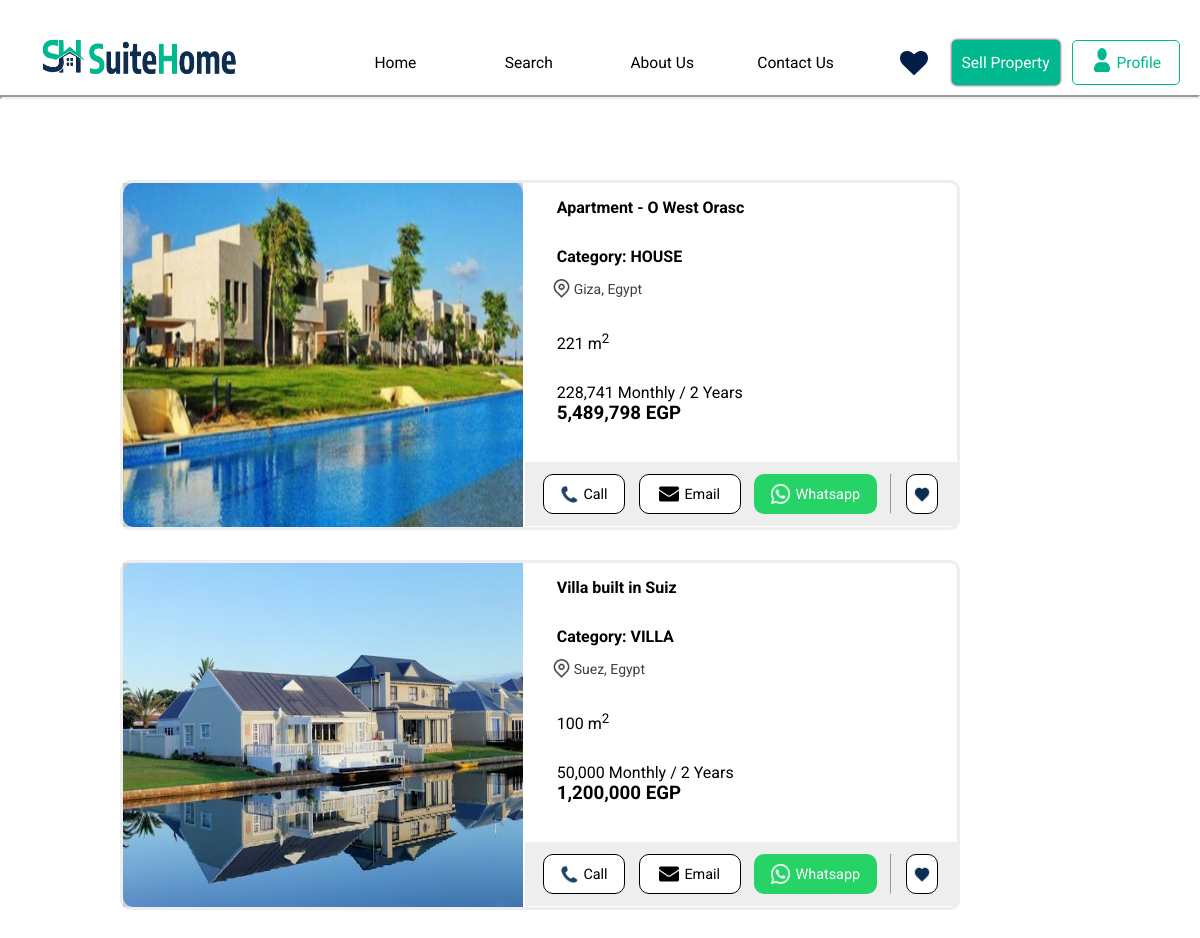
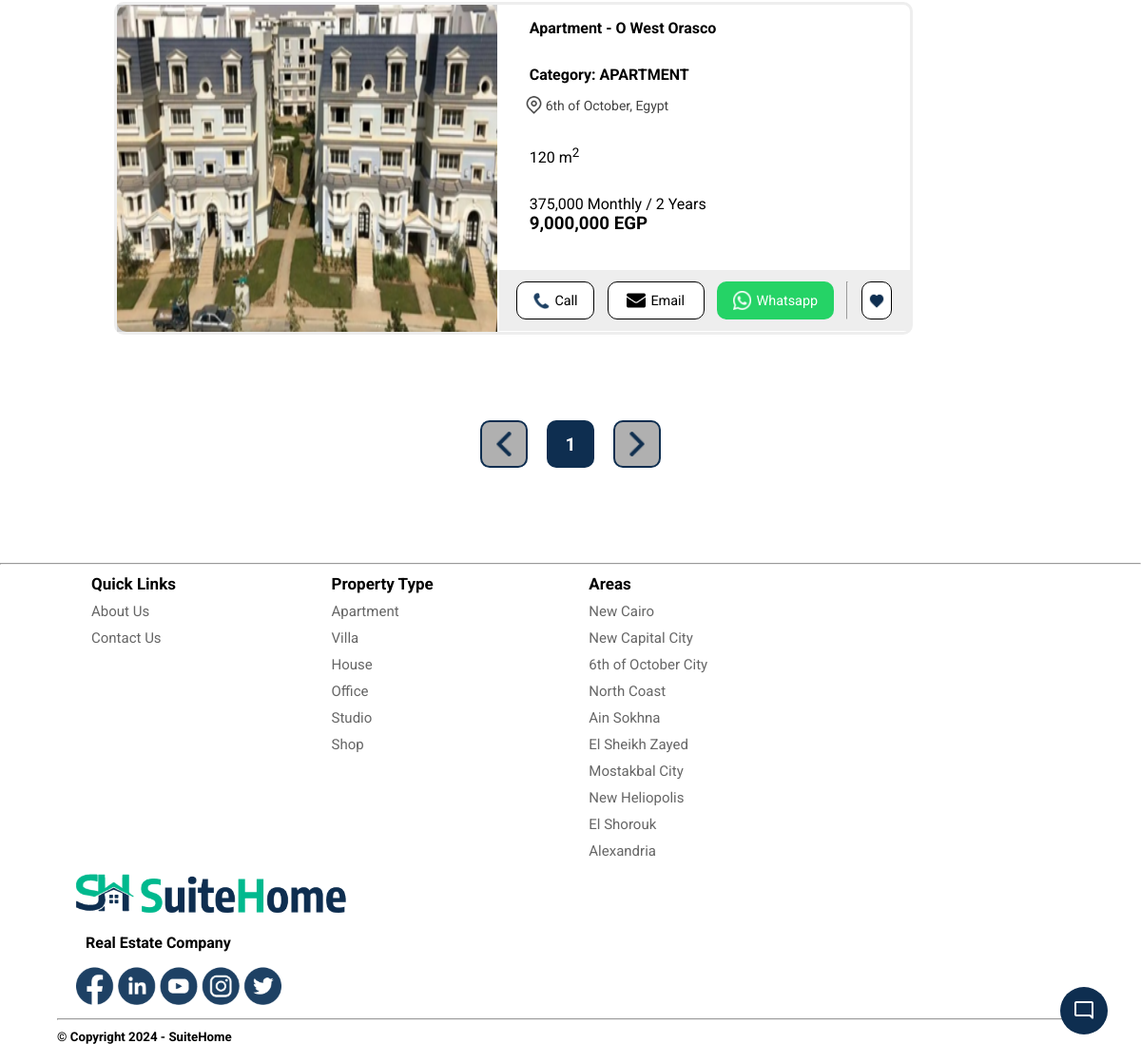
The page /favorite/ (signed in) on the database its author committed (2 pictures, top to bottom).
### Real_Estate_Portal/models.py (models this page shows, shortened)
class Property(models.Model):
    name = models.CharField(max_length=50)
    price = models.DecimalField(default=0,decimal_places=2,max_digits=10)
    Category=[
    ('APARTMENT','Apartment'),
    ('VILLA','Villa'),
    ('HOUSE','House'),
    ('APARTMENT','Apartment'),
    ('OFFICE','Office'),
    ('STUDIO','Studio'),
    ('SHOP','Shop')
    ]
    category = models.CharField(choices=Category,max_length=10)
    description = models.CharField(max_length=500,default='',blank=True,null=True)
    image1 = models.ImageField(upload_to='images/properties/')
    image2 = models.ImageField(upload_to='images/properties/')
    image3 = models.ImageField(upload_to='images/properties/')
    size = models.PositiveIntegerField(default=1)
    Bathrooms=models.PositiveIntegerField(default=1)
    Bedrooms=models.PositiveIntegerField(default=1)
    seller_ID = models.PositiveIntegerField(default=0,null=True)
    Buy = models.BooleanField(default=False) #0=not sold 1=buy
    city= models.CharField(default='City',max_length=50)
    floor_number = models.PositiveIntegerField(default=1)
    apartment_number = models.PositiveIntegerField(default=1)
    installment_years = models.PositiveIntegerField(default=1)
    longitude= models.DecimalField(default=0,decimal_places=15,max_digits=19)
    latitude= models.DecimalField(default=0,decimal_places=15,max_digits=19)

### Real_Estate_Portal/views.py (the view)
# urls.py: path('favorite/',views.favorite,name='favorite'),
def favorite(request):
    if loggedin(request):
        user=request.user
        g=Favorite.objects.filter(user_ID=user.id)
        x=[]
        for i in g:
            k=Property.objects.get(pk=i.property_ID)
            x.append(k)
        properties=Properties_Views(x,request)
        return render(request,'favourite.html',{'properties':properties,'loggedin':loggedin(request)})
    else:
        return redirect('sign_up')

### Real_Estate_Portal/views.py (called while the page is built)
def loggedin(request):
    auth=False
    if request.user.is_authenticated:
        auth=True
    return auth

def Properties_Views(g,request):
    properties=[]
    for i in g:
        tmp=[]
        y=str(i.price)
        y=y[::-1]
        z=str(int(((i.price)/(i.installment_years))/12))
        z=z[::-1]
        if len(z)>=7:
         price_per_year_=z[0:3]+','+z[3:6]+','+z[6:]
        else:
         price_per_year_=z[0:3]+','+z[3:]
        if len(y)==5:
            price_=y[3:6]+','+y[6:9]+','+y[9:]
        else:
            price_=y[3:6]+','+y[6:9]+','+y[9:]
        price_=price_[::-1]
        price_per_year_=price_per_year_[::-1]
        tmp.append(i)
        tmp.append(price_)
        tmp.append(price_per_year_)
        properties.append(tmp)
    p = Paginator(properties,4)
    page = request.GET.get('page')
    paging= p.get_page(page)
    return paging

### Real_Estate_Portal/templates/favourite.html (shortened to what this page needs)
{%load static%}
<!DOCTYPE html>
<html lang="en">
<head>
    <link rel="stylesheet" href="{% static 'favourite.css'%}">
</head>
<body>
    {% include 'nav_bar.html' %}
    <main>
        {%if properties%}
        {% for property in properties %}
        <div class="properties">
            <a class="property_link" href="{%url 'property' property.0.id %}">
            <img class="property_image" src="{{property.0.image1.url}}" alt="Apartment">
            </a>
            <div class="property_details">
                <h5>{{property.0.name}}</h5>
                <h4>Category: {{property.0.category}}</h4>
                <div class="location">
                    <img src="{% static '/imgs/gps.png'%}" alt="location">
                    <p>{{property.0.city}}, Egypt</p>
                </div>
                <p id="property-space">{{property.0.size}} m<sup>2</sup></p>
                <div class="price">
                    <p>{{property.2}} Monthly / {{property.0.installment_years}} Years </p>
                    <h3>{{property.1}} EGP</h3>
                </div>
                <div class="contact">
                    <button class="c"><img class="call" src="{% static '/imgs/call.png'%}" alt="call">Call</button>
                    <button class="e"><img class="email" src="{% static '/imgs/email.png'%}" alt="email">Email</button>
                    <button class="w"><img class="whatsapp" src="{% static '/imgs/whatsapp.png'%}" alt="whatsapp">Whatsapp</button>
                    <hr>
                    <button onclick="remove('{{property.0.id}}')" class="f"><img class="favourite_2" src="{% static '/imgs/full_favourite.png'%}" alt="favourite"></button>
                </div>
            </div>
        </div>
        {%endfor%}
        {%else%}
        No favourites on this account!
        {%endif%}
    </main>
    {%if properties%}
    <div class="page_selector">
        {% if properties.has_previous %}
            <a class="left_arrow" href="?page={{properties.previous_page_number}}">
                <img src="{%static '/imgs/arrow.png'%}" alt="left-arrow">
            </a>
            <a href="?page={{properties.previous_page_number}}">
                <button style="font-size: larger; color: #0e2e50; font-weight: bold;">{{properties.previous_page_number}}</button>
            </a>
        {%else%}
            <a class="left_arrow">
                <img style="background-color: rgb(176, 176, 176)" src="{%static '/imgs/arrow.png'%}" alt="left-arrow">
            </a>
        {% endif %}
        <a href="">
            <button style="font-size: larger; color: white; font-weight: bold; background-color: #0e2e50;">{{properties.number}}</button>
        </a>
        {% if properties.has_next %}
            <a href="?page={{properties.next_page_number}}">
                <button style="font-size: larger; color: #0e2e50; font-weight: bold;">{{properties.next_page_number}}</button>
            </a>
            <a class="right_arrow" href="?page={{properties.next_page_number}}">
                <img src="{%static '/imgs/arrow.png'%}" alt="right-arrow">
            </a>
        {%else%}
            <a class="right_arrow">
                <img style="background-color: rgb(176, 176, 176)" src="{%static '/imgs/arrow.png'%}" alt="right-arrow">
            </a>
        {% endif %}
    </div>
    {%endif%}
    {% include 'footer.html' %}
</body>
</html>

### static/favourite.css (style rules this page uses)
:root { --dark-blue: #001d47; --light-green: #00b98e; }
* { box-sizing: border-box; font-family: Roboto , sans-serif; margin: 0; }
body { height: auto; margin-bottom: 20px; }
main { width: 70%; margin: 150px 25% 0px 10%; display: flex; flex-direction: column; justify-content: space-around; }
.properties { height: 350px; width: 100%; display: flex; flex-direction: row; border: 3px #eee solid; border-radius: 10px; margin-top: 30px; }
.property_link { width: 50%; background: #d1d1d1; }
.property_image { border-radius: 10px 0px 0px 10px; width: 100%; height: 100%; }
.property_details { width: 50%; margin-left: 4%; margin-top: 15px; display: flex; flex-direction: column; gap: 30px; }
.property_details h5 { font-weight: bold; font-size: 16px; }
.location { display: flex; flex-direction: row; align-items: center; margin-left: -8px; margin-top: -20px; font-size: 14px; color: #404040; }
.location img { width: 25px; }
.contact { width: 108%; display: flex; flex-direction: row; justify-content: space-around; background-color: #eee; padding: 12px; margin-left: -8%; margin-top: 8px; }
.contact button { display: flex; flex-direction: row; align-items: center; justify-content: center; border-radius: 10px; gap: 5px; height: 40px; font-size: 1.2vw; cursor: pointer; }
.c { width: 20%; background-color: #fff; border: 1px solid #000; }
.e { width: 25%; background-color: #fff; border: 1px solid #000; }
.w { width: 30%; background-color: #25d366; border: none; color: #fff; }
.f { width: 8%; background: #fff; border: 1px solid #000; }
.c , .e , .w , .f { transition: box-shadow 0.5s; }
.call { width: 26%; }
.email { width: 23%; }
.whatsapp { width: 18%; }
.favourite_2 { width: 100%; }
.page_selector { width: 100%; display: flex; flex-direction: row; justify-content: center; margin-top: 90px; gap: 20px; }
.page_selector * { width: 50px; height: 50px; cursor: pointer; border-radius: 10px; }
.left_arrow img , .right_arrow img { padding: 10px; transition: background-color 0.5s; }
.left_arrow img { border: #0e2e50 2px solid; }
.right_arrow img { border: #0e2e50 2px solid ; transform: rotate(180deg); }
.page_selector button { border: none; background-color: #eee; font-size: 16px; transition: box-shadow 0.5s; }

### static/nav_bar.css (style rules this page uses)
:root { --dark-blue: #001d47; --light-green: #00b98e; }
* { box-sizing: border-box; font-family: Roboto , sans-serif; margin: 0; }
body { height: auto; margin-bottom: 20px; }

### static/footer.css (style rules this page uses)
:root { --dark-blue: #001d47; --light-green: #00b98e; }
* { box-sizing: border-box; font-family: Roboto , sans-serif; margin: 0; }
body { height: auto; margin-bottom: 20px; }

### rows shown on the page
Property: image1 (picture), name "Apartment - O West Orasc", category "HOUSE", city "Giza", size "221", property "228,741", installment_years "2", price "5,489,798"
Property: image1 (picture), name "Villa built in Suiz", category "VILLA", city "Suez", size "100", property "50,000", installment_years "2", price "1,200,000"
Property: image1 (picture), name "Apartment - O West Orasco", category "APARTMENT", city "6th of October", size "120", property "375,000", installment_years "2", price "9,000,000"

### other values the page prints
{{ properties.number }} "1"
